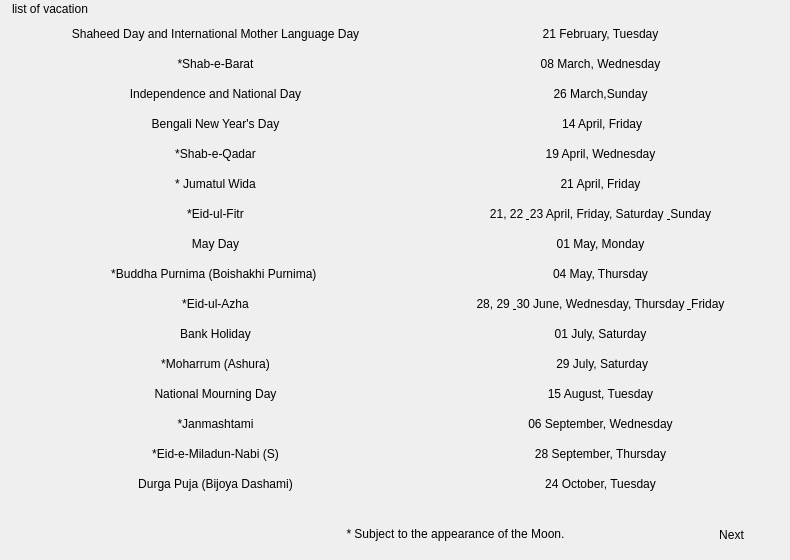
    <widget class="QWidget" name="Vacation">
     <widget class="QGroupBox" name="groupBox_12">
      <property name="geometry">
       <rect>
        <x>10</x>
        <y>0</y>
        <width>771</width>
        <height>551</height>
       </rect>
      </property>
      <property name="styleSheet">
       <string notr="true">Border:none;</string>
      </property>
      <property name="title">
       <string>list of vacation</string>
      </property>
      <widget class="QToolButton" name="toolButton_73">
       <property name="geometry">
        <rect>
         <x>0</x>
         <y>20</y>
         <width>411</width>
         <height>27</height>
        </rect>
       </property>
       <property name="text">
        <string>Shaheed Day and International Mother Language Day</string>
       </property>
      </widget>
      <widget class="QToolButton" name="toolButton_74">
       <property name="geometry">
        <rect>
         <x>0</x>
         <y>50</y>
         <width>411</width>
         <height>27</height>
        </rect>
       </property>
       <property name="text">
        <string>*Shab-e-Barat</string>
       </property>
      </widget>
      <widget class="QToolButton" name="toolButton_75">
       <property name="geometry">
        <rect>
         <x>0</x>
         <y>80</y>
         <width>411</width>
         <height>27</height>
        </rect>
       </property>
       <property name="text">
        <string>Independence and National Day</string>
       </property>
      </widget>
      <widget class="QToolButton" name="toolButton_76">
       <property name="geometry">
        <rect>
         <x>0</x>
         <y>110</y>
         <width>411</width>
         <height>27</height>
        </rect>
       </property>
       <property name="text">
        <string>Bengali New Year's Day</string>
       </property>
      </widget>
      <widget class="QToolButton" name="toolButton_77">
       <property name="geometry">
        <rect>
         <x>0</x>
         <y>140</y>
         <width>411</width>
         <height>27</height>
        </rect>
       </property>
       <property name="text">
        <string>*Shab-e-Qadar</string>
       </property>
      </widget>
      <widget class="QToolButton" name="toolButton_78">
       <property name="geometry">
        <rect>
         <x>0</x>
         <y>170</y>
         <width>411</width>
         <height>27</height>
        </rect>
       </property>
       <property name="text">
        <string>* Jumatul Wida</string>
       </property>
      </widget>
      <widget class="QToolButton" name="toolButton_79">
       <property name="geometry">
        <rect>
         <x>0</x>
         <y>200</y>
         <width>411</width>
         <height>27</height>
        </rect>
       </property>
       <property name="text">
        <string>*Eid-ul-Fitr</string>
       </property>
      </widget>
      <widget class="QToolButton" name="toolButton_80">
       <property name="geometry">
        <rect>
         <x>0</x>
         <y>230</y>
         <width>411</width>
         <height>27</height>
        </rect>
       </property>
       <property name="text">
        <string>May Day</string>
       </property>
      </widget>
      <widget class="QToolButton" name="toolButton_81">
       <property name="geometry">
        <rect>
         <x>0</x>
         <y>260</y>
         <width>411</width>
         <height>27</height>
        </rect>
       </property>
       <property name="text">
        <string>*Buddha Purnima (Boishakhi Purnima)	</string>
       </property>
      </widget>
      <widget class="QToolButton" name="toolButton_82">
       <property name="geometry">
        <rect>
         <x>0</x>
         <y>290</y>
         <width>411</width>
         <height>27</height>
        </rect>
       </property>
       <property name="text">
        <string>*Eid-ul-Azha</string>
       </property>
      </widget>
      <widget class="QToolButton" name="toolButton_83">
       <property name="geometry">
        <rect>
         <x>0</x>
         <y>320</y>
         <width>411</width>
         <height>27</height>
        </rect>
       </property>
       <property name="text">
        <string>Bank Holiday</string>
       </property>
      </widget>
      <widget class="QToolButton" name="toolButton_84">
       <property name="geometry">
        <rect>
         <x>0</x>
         <y>350</y>
         <width>411</width>
         <height>27</height>
        </rect>
       </property>
       <property name="text">
        <string>*Moharrum (Ashura)</string>
       </property>
      </widget>
      <widget class="QToolButton" name="toolButton_85">
       <property name="geometry">
        <rect>
         <x>0</x>
         <y>380</y>
         <width>411</width>
         <height>27</height>
        </rect>
       </property>
       <property name="text">
        <string>National Mourning Day</string>
       </property>
      </widget>
      <widget class="QToolButton" name="toolButton_86">
       <property name="geometry">
        <rect>
         <x>0</x>
         <y>410</y>
         <width>411</width>
         <height>27</height>
        </rect>
       </property>
       <property name="text">
        <string>*Janmashtami</string>
       </property>
      </widget>
      <widget class="QToolButton" name="toolButton_87">
       <property name="geometry">
        <rect>
         <x>0</x>
         <y>440</y>
         <width>411</width>
         <height>27</height>
        </rect>
       </property>
       <property name="text">
        <string>*Eid-e-Miladun-Nabi (S)</string>
       </property>
      </widget>
      <widget class="QToolButton" name="toolButton_88">
       <property name="geometry">
        <rect>
         <x>0</x>
         <y>470</y>
         <width>411</width>
         <height>27</height>
        </rect>
       </property>
       <property name="text">
        <string>Durga Puja (Bijoya Dashami)</string>
       </property>
      </widget>
      <widget class="QToolButton" name="toolButton_89">
       <property name="geometry">
        <rect>
         <x>420</x>
         <y>20</y>
         <width>341</width>
         <height>27</height>
        </rect>
       </property>
       <property name="text">
        <string>21 February, Tuesday</string>
       </property>
      </widget>
      <widget class="QToolButton" name="toolButton_90">
       <property name="geometry">
        <rect>
         <x>420</x>
         <y>50</y>
         <width>341</width>
         <height>27</height>
        </rect>
       </property>
       <property name="text">
        <string>08 March, Wednesday</string>
       </property>
      </widget>
      <widget class="QToolButton" name="toolButton_91">
       <property name="geometry">
        <rect>
         <x>420</x>
         <y>80</y>
         <width>341</width>
         <height>27</height>
        </rect>
       </property>
       <property name="text">
        <string>26 March,Sunday</string>
       </property>
      </widget>
      <widget class="QToolButton" name="toolButton_92">
       <property name="geometry">
        <rect>
         <x>420</x>
         <y>110</y>
         <width>341</width>
         <height>27</height>
        </rect>
       </property>
       <property name="text">
        <string>	14 April, Friday</string>
       </property>
      </widget>
      <widget class="QToolButton" name="toolButton_93">
       <property name="geometry">
        <rect>
         <x>420</x>
         <y>140</y>
         <width>341</width>
         <height>27</height>
        </rect>
       </property>
       <property name="text">
        <string>19 April, Wednesday</string>
       </property>
      </widget>
      <widget class="QToolButton" name="toolButton_94">
       <property name="geometry">
        <rect>
         <x>420</x>
         <y>170</y>
         <width>341</width>
         <height>27</height>
        </rect>
       </property>
       <property name="text">
        <string>21 April, Friday</string>
       </property>
      </widget>
      <widget class="QToolButton" name="toolButton_95">
       <property name="geometry">
        <rect>
         <x>420</x>
         <y>200</y>
         <width>341</width>
         <height>27</height>
        </rect>
       </property>
       <property name="text">
        <string>21, 22 &amp; 23 April, Friday, Saturday &amp; Sunday</string>
       </property>
      </widget>
      <widget class="QToolButton" name="toolButton_96">
       <property name="geometry">
        <rect>
         <x>420</x>
         <y>230</y>
         <width>341</width>
         <height>27</height>
        </rect>
       </property>
       <property name="text">
        <string>01 May, Monday</string>
       </property>
      </widget>
      <widget class="QToolButton" name="toolButton_97">
       <property name="geometry">
        <rect>
         <x>420</x>
         <y>260</y>
         <width>341</width>
         <height>27</height>
        </rect>
       </property>
       <property name="text">
        <string>04 May, Thursday</string>
       </property>
      </widget>
      <widget class="QToolButton" name="toolButton_98">
       <property name="geometry">
        <rect>
         <x>420</x>
         <y>290</y>
         <width>341</width>
         <height>27</height>
        </rect>
       </property>
       <property name="text">
        <string>28, 29 &amp; 30 June, Wednesday, Thursday &amp; Friday</string>
       </property>
      </widget>
      <widget class="QToolButton" name="toolButton_99">
       <property name="geometry">
        <rect>
         <x>420</x>
         <y>320</y>
         <width>341</width>
         <height>27</height>
        </rect>
       </property>
       <property name="text">
        <string>01 July, Saturday</string>
       </property>
      </widget>
      <widget class="QToolButton" name="toolButton_100">
       <property name="geometry">
        <rect>
         <x>420</x>
         <y>350</y>
         <width>341</width>
         <height>27</height>
        </rect>
       </property>
       <property name="text">
        <string>	29 July, Saturday</string>
       </property>
      </widget>
      <widget class="QToolButton" name="toolButton_101">
       <property name="geometry">
        <rect>
         <x>420</x>
         <y>380</y>
         <width>341</width>
         <height>27</height>
        </rect>
       </property>
       <property name="text">
        <string>15 August, Tuesday</string>
       </property>
      </widget>
      <widget class="QToolButton" name="toolButton_102">
       <property name="geometry">
        <rect>
         <x>420</x>
         <y>410</y>
         <width>341</width>
         <height>27</height>
        </rect>
       </property>
       <property name="text">
        <string>06 September, Wednesday</string>
       </property>
      </widget>
      <widget class="QToolButton" name="toolButton_103">
       <property name="geometry">
        <rect>
         <x>420</x>
         <y>440</y>
         <width>341</width>
         <height>27</height>
        </rect>
       </property>
       <property name="text">
        <string>28 September, Thursday</string>
       </property>
      </widget>
      <widget class="QToolButton" name="toolButton_104">
       <property name="geometry">
        <rect>
         <x>420</x>
         <y>470</y>
         <width>341</width>
         <height>27</height>
        </rect>
       </property>
       <property name="text">
        <string>24 October, Tuesday</string>
       </property>
      </widget>
      <widget class="QPushButton" name="pushButton_43">
       <property name="geometry">
        <rect>
         <x>680</x>
         <y>520</y>
         <width>83</width>
         <height>29</height>
        </rect>
       </property>
       <property name="text">
        <string>Next</string>
       </property>
      </widget>
      <widget class="QToolButton" name="toolButton_105">
       <property name="geometry">
        <rect>
         <x>270</x>
         <y>520</y>
         <width>351</width>
         <height>27</height>
        </rect>
       </property>
       <property name="text">
        <string>* Subject to the appearance of the Moon.</string>
       </property>
      </widget>
     </widget>
    </widget>
